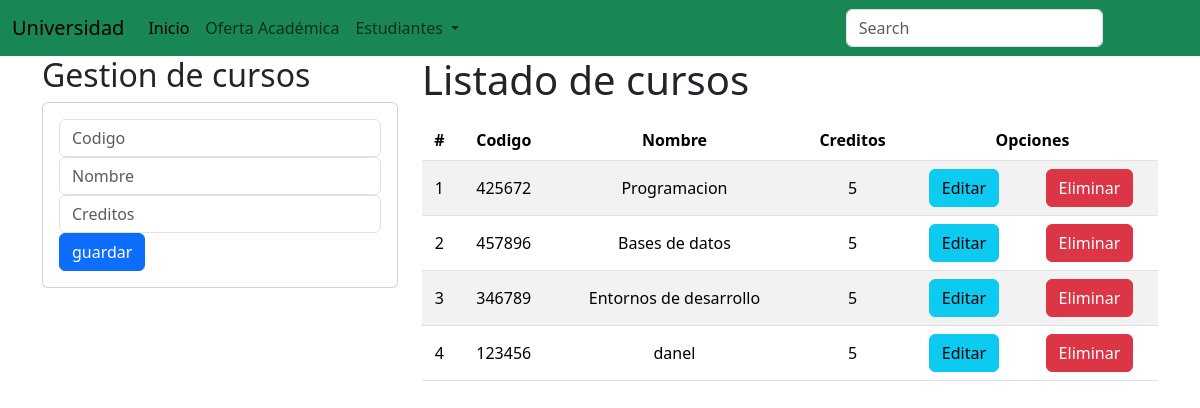
/, run on an earlier commit of the app's database.
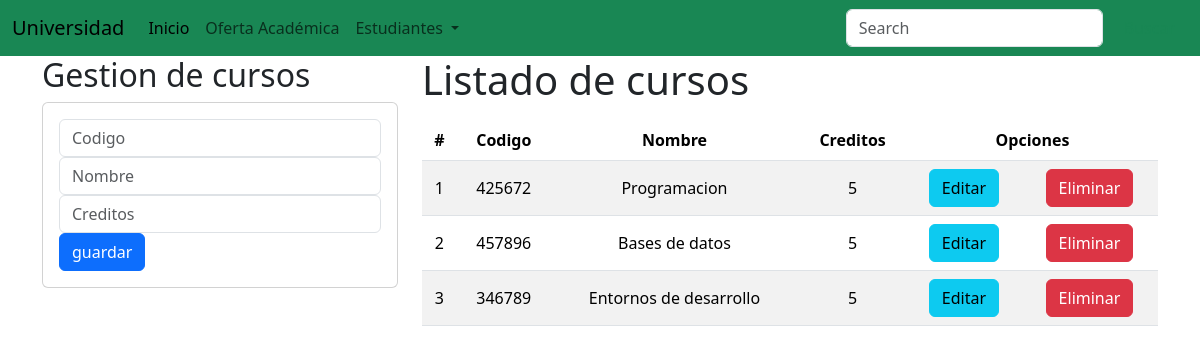
And on a later commit of the database.
### academico/models.py (models this page shows, shortened)
class Curso(models.Model):
    codigo= models.CharField(primary_key=True, max_length=6)
    nombre=models.CharField(max_length=50)
    creditos= models.PositiveSmallIntegerField()

### academico/views.py (the view)
# urls.py: path('', views.home),
def home(request):
    cursos = Curso.objects.all()
    return render(request, 'gestioncursos.html', {"curso":cursos})

### academico/templates/gestioncursos.html (shortened to what this page needs)
{% extends 'base.html' %}
{% block body%}
<div class="row">
<div class="col-sm-12 col-md-6 col-lg-4 col-xl-4 ">
    <h2>Gestion de cursos</h2>
    <div class="card" >
        <div class="card-body">
            <form action="/registrarCurso/" method="POST">{% csrf_token %}
                <div class="form-group">
                    <input type="text" id="txtCodigo" name="txtCodigo" class="form-control" placeholder="Codigo" minlength="6" maxlength="6" required>
                </div>
                <div class="form-group">
                    <input type="text" id="txtNombre" name="txtNombre" class="form-control " placeholder="Nombre" maxlength="50" required>
                </div>
                <div class="form-group" >
                     <input type="text" id="numCreditos" name="numCreditos" class="form-control " placeholder="Creditos" minlength="1" maxlength="9" value="" required>
                </div>
                <div class="form-group" >
                        <button type="submit" class="btn btn-primary btn-block text-white">
                            guardar
                        </button>
                </div>
            </form>
        </div>
    </div>
</div>
<div class="col-sm-12 col-md-6 col-lg-8 col-xl-8 ">
    <h1>Listado de cursos</h1>
    <div class="table-responsive py-2">
        <table class="table table-striped">
            <thead>
                <tr>
                    <th>#</th>
                    <th>Codigo</th>
                    <th>Nombre</th>
                    <th>Creditos</th>
                    <th colspan="2">Opciones</th>
                </tr>
            </thead>
            <tbody>
                {% for i in curso%}
                <tr>
                    <td>{{forloop.counter}}</td>
                    <td>{{i.codigo}}</td>
                    <td>{{i.nombre}}</td>
                    <td>{{i.creditos}}</td>
                    <td><a href="edicionCurso/{{i.codigo}}" class="btn btn-info"> Editar</a></td>
                    <td><a href="eliminacionCurso/{{i.codigo}}" class="btn btn-danger btnEliminacion"> Eliminar</a></td>
                </tr>
                {% endfor %}
            </tbody>
        </table>
    </div>
</div>
</div>
{% endblock %}

What changed in the data, as far as the page shows it:
removed Curso: codigo "123456", nombre "danel", creditos "5"
